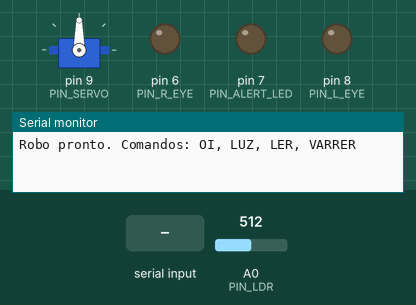
This sketch was run on a simulated Arduino Uno, built with avr-gcc and run on an emulated ATmega328P. Shown: servo, output pins drawn as LEDs (lit = HIGH), the last lines printed to the serial monitor. Dashed ring = blinking. Inputs (shaded band) come from the test bench; at power-on: A0 (PIN_LDR) = 512.

Above: at 1.2 s.
1.3 s: "LUZ\n" received over Serial
At 2.59 s:
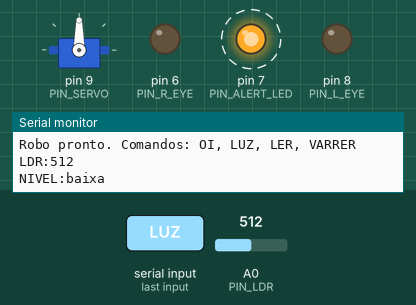
4.3 s: "VARRER\n" received over Serial
6.7 s: "OI\n" received over Serial
At 7.6 s:
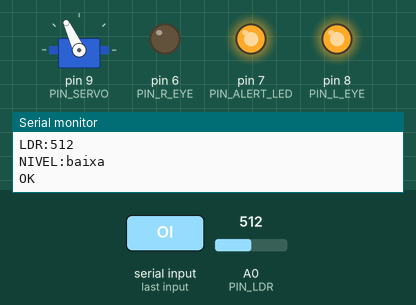
9.7 s: "ALERTA:1\n" received over Serial
12.7 s: "E:0\n" received over Serial
At 13.9 s:
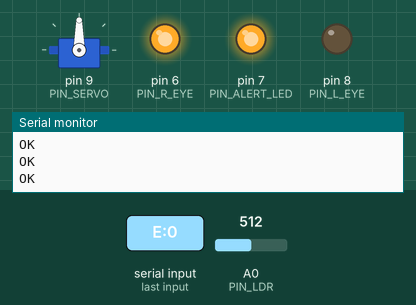
14.2 s: "ALERTA:0\n" received over Serial
At 15.3 s:
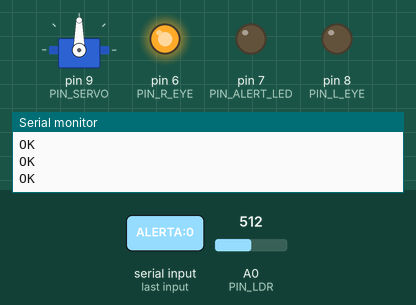
Timing chart, 0 to 16.7 s (numbered marks = the images above; inputs shaded):
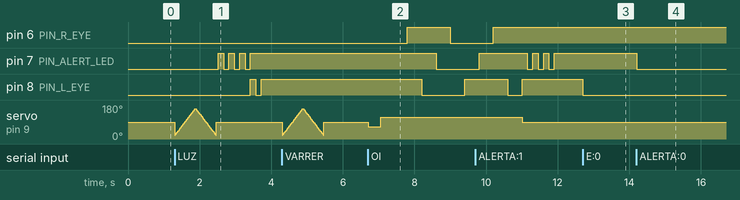

The sketch:

LumeBot.ino
```cpp
// Digite os comandos no Serial Monitor: OI, LUZ, LER, VARRER, ALERTA:1, ALERTA:0, VERDE:1, VERDE:0
#include <Servo.h>

const int PIN_LDR = A0;

const int PIN_R_EYE = 6;
const int PIN_L_EYE = 8;

const int PIN_ALERT_LED = 7;

const int PIN_SERVO = 9;

// Calibre com o comando LER (mexa no slider de luz do fotorresistor)
const int LIMIAR_ESCURO = 700;
const int LIMIAR_PENUMBRA = 500;

Servo servo;

int lerLDR() {
  long soma = 0;
  for (int i = 0; i < 10; i++) {
    soma += analogRead(PIN_LDR);
    delay(5);
  }
  return soma / 10;
}

void acenar() {
  digitalWrite(PIN_L_EYE, HIGH);

  servo.write(65);
  delay(350);
  servo.write(115);
  delay(350);

  for (int i = 0; i < 3; i++) {
    if (i % 2 ==  0){
      digitalWrite(PIN_ALERT_LED, HIGH);
      delay(400);
      digitalWrite(PIN_R_EYE, HIGH);
      delay(400);
      digitalWrite(PIN_L_EYE, LOW);
      delay(400);
    } else{
      digitalWrite(PIN_ALERT_LED, LOW);
      delay(400);
      digitalWrite(PIN_R_EYE, LOW);
      delay(400);
      digitalWrite(PIN_L_EYE, HIGH);
      delay(400);
    }

  }
  digitalWrite(PIN_ALERT_LED, LOW);
  digitalWrite(PIN_R_EYE, HIGH);
  digitalWrite(PIN_L_EYE, HIGH);
  servo.write(90);
}

void varrer() {
  for (int a = 20; a <= 160; a += 5) { servo.write(a); delay(20); }
  for (int a = 160; a >= 20; a -= 5) { servo.write(a); delay(20); }
  servo.write(90);
}

void piscarAlerta() {
  for (int i = 0; i < 6; i++) {
    digitalWrite(PIN_ALERT_LED, !digitalRead(PIN_ALERT_LED));
    delay(150);
  }
  digitalWrite(PIN_ALERT_LED, HIGH);
}
void piscarEsquerdo(){
   for (int i = 0; i < 3; i++) {
    digitalWrite(PIN_L_EYE, !digitalRead(PIN_L_EYE));
    delay(150);
  }
  digitalWrite(PIN_L_EYE, HIGH);
}
void piscarDireito(){
   for (int i = 0; i < 3; i++) {
    digitalWrite(PIN_R_EYE, !digitalRead(PIN_R_EYE));
    delay(150);
  }
  digitalWrite(PIN_R_EYE, HIGH);
}
void roboFeliz(){
   for (int i = 0; i < 3; i++) {
    bool proximo = !digitalRead(PIN_R_EYE);
    digitalWrite(PIN_R_EYE, proximo);
    digitalWrite(PIN_L_EYE, proximo);
    delay(150);
  }
  servo.write(30);  delay(400);
  servo.write(150); delay(400);
  digitalWrite(PIN_ALERT_LED, LOW);
  digitalWrite(PIN_R_EYE, HIGH);
  digitalWrite(PIN_L_EYE, HIGH);
  servo.write(90);
}

// Equivale a "como está a luz?": varre, lê, classifica e aciona o alerta
void verificarLuz() {
  varrer();
  int valor = lerLDR();
  Serial.print("LDR:");
  Serial.println(valor);

  if (valor >= LIMIAR_ESCURO) {
    Serial.println("NIVEL:insuficiente");
    piscarAlerta();
    piscarDireito();
  } else if (valor >= LIMIAR_PENUMBRA) {
    Serial.println("NIVEL:baixa");
    piscarAlerta();
    piscarEsquerdo();
  } else {
    Serial.println("NIVEL:adequada");
    roboFeliz();
  }
}

void processar(String cmd) {
  cmd.trim();
  cmd.toUpperCase();
  if (cmd.length() == 0) return;

  if (cmd == "OI") {
    acenar();
    Serial.println("OK");
  } else if (cmd == "LUZ") {
    verificarLuz();
  } else if (cmd == "LER") {
    Serial.print("LDR:");
    Serial.println(lerLDR());
  } else if (cmd == "VARRER") {
    varrer();
    Serial.println("OK");
  } else if (cmd == "ALERTA:1") {
    piscarAlerta();
    Serial.println("OK");
  } else if (cmd == "ALERTA:0") {
    digitalWrite(PIN_ALERT_LED, LOW);
    Serial.println("OK");
  } else if (cmd == "E:1") {
    digitalWrite(PIN_L_EYE, HIGH);
    Serial.println("OK");
  } else if (cmd == "E:0") {
    digitalWrite(PIN_L_EYE, LOW);
    Serial.println("OK");
  } else if (cmd == "D:1") {
    digitalWrite(PIN_R_EYE, HIGH);
    Serial.println("OK");
  } else if (cmd == "D:0") {
    digitalWrite(PIN_R_EYE, LOW);
    Serial.println("OK");
  } else {
    Serial.println("ERRO");
  }
}

void setup() {
  pinMode(PIN_ALERT_LED, OUTPUT);
  pinMode(PIN_L_EYE, OUTPUT);
  pinMode(PIN_R_EYE, OUTPUT);
  servo.attach(PIN_SERVO);
  servo.write(90);
  Serial.begin(9600);
  Serial.setTimeout(200);  // o Serial Monitor do Tinkercad não envia '\n'
  Serial.println("Robo pronto. Comandos: OI, LUZ, LER, VARRER");
}

void loop() {
  if (Serial.available()) {
    // retorna no '\n' (Python) ou após o timeout de 200 ms (Tinkercad)
    String cmd = Serial.readStringUntil('\n');
    processar(cmd);
  }
}
```

Measured:
- after the input at 1.3 s, pin 7 (PIN_ALERT_LED): alternates HIGH for 0.15 s and LOW for 0.15 s, 7 changes in all, then stays HIGH, starting after 1.2 s; pin 8 (PIN_L_EYE): LOW → HIGH after 2.1 s, → LOW 0.15 s later, → HIGH 0.15 s later
- after the input at 6.7 s, pin 6 (PIN_R_EYE): LOW → HIGH after 1.1 s, → LOW 1.2 s later; pin 7 (PIN_ALERT_LED): HIGH → LOW after 1.9 s; pin 8 (PIN_L_EYE): HIGH → LOW after 1.5 s, → HIGH 1.2 s later; servo on pin 9 (PIN_SERVO): 90° → 65° at once, → 115° 0.35 s later
- after the input at 12.7 s, pin 8 (PIN_L_EYE): HIGH → LOW at once
- after the input at 14.2 s, pin 7 (PIN_ALERT_LED): HIGH → LOW at once
